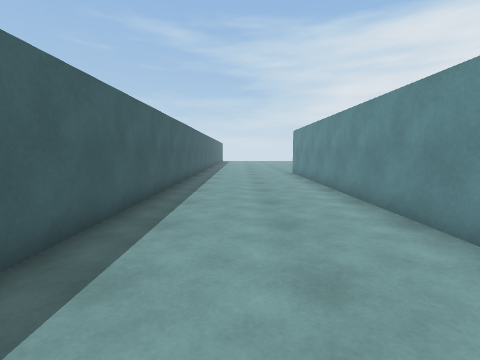
View 1 (above)

24 first-person views from a walk through a Unity game level. The camera is 1.2 m above the floor, tilts 6° down and sees 85° across. The floor is counted in squares, 1 m on a side. Each view is taken from the middle of a square. On the plan, view 1 faces up. The plan holds only what a view shows up to about 12 squares ahead; the rest is blank. The place goes on beyond the plan. The player character is not drawn. Some animated figures are not drawn.

View 2
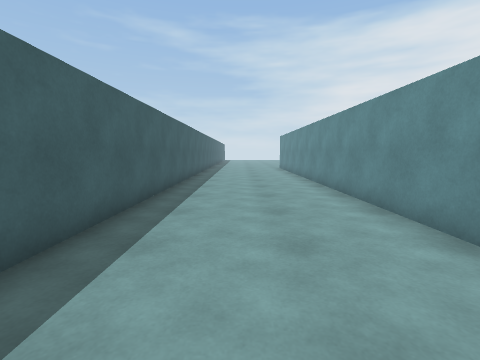

View 3
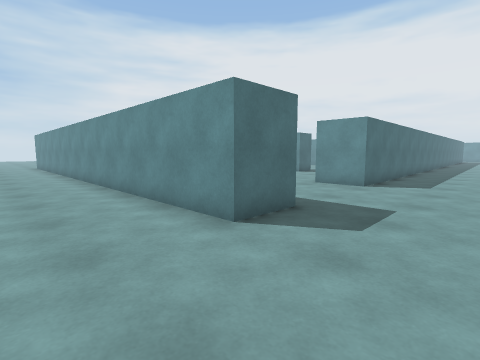

View 4
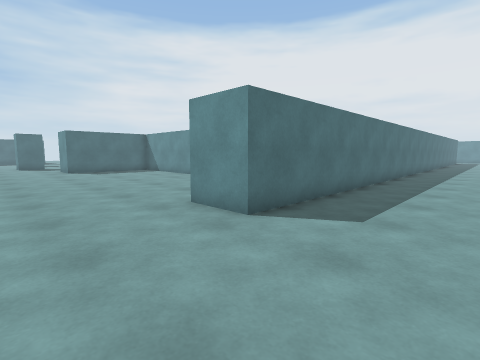

View 5
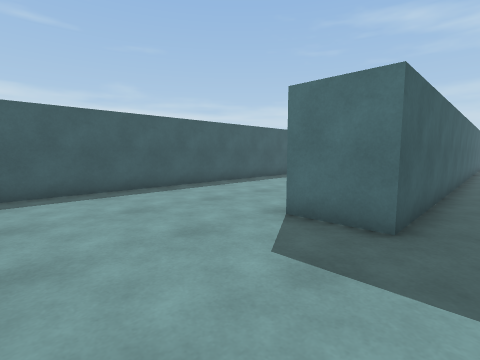

View 6
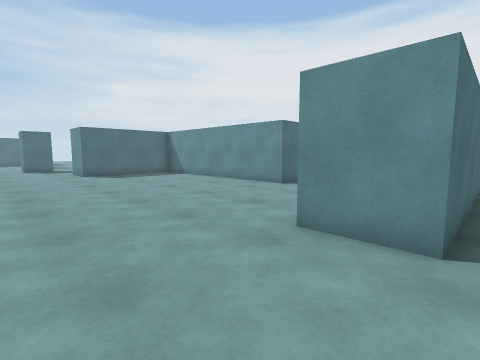

View 7
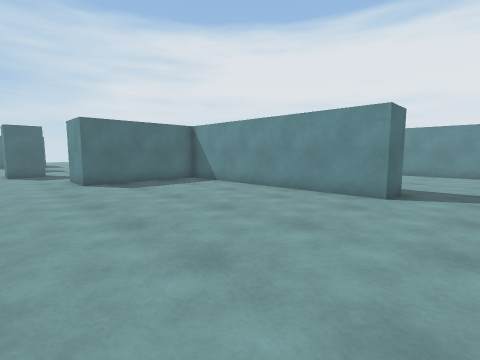

View 8
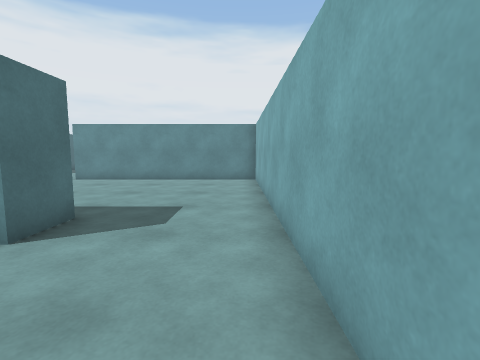

View 9
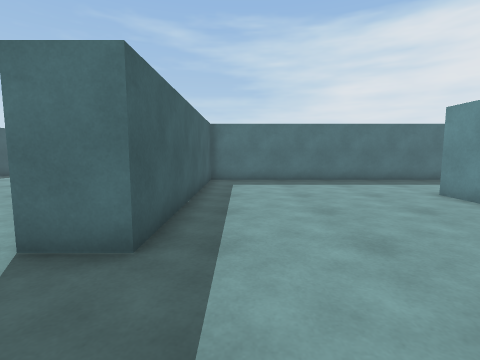

View 10
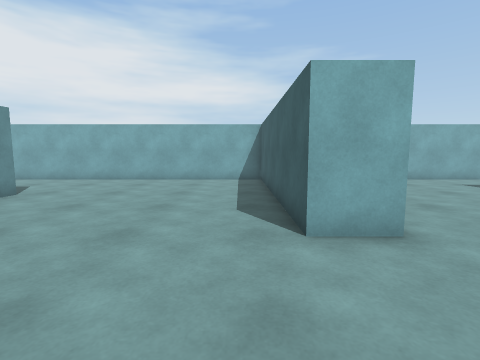

View 11
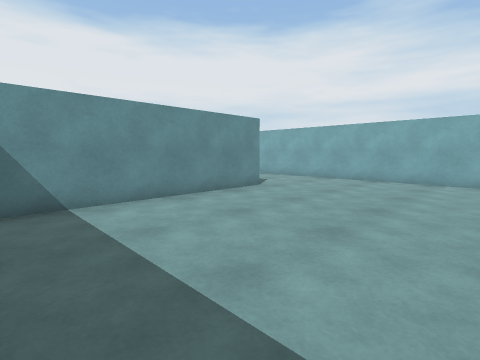

View 12
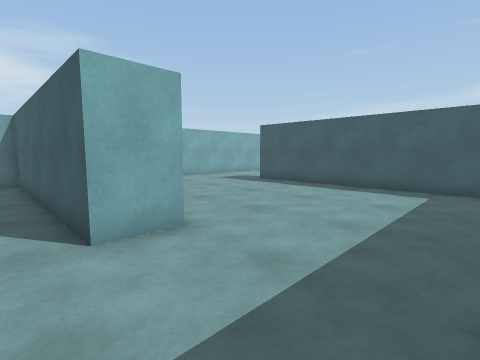

View 13
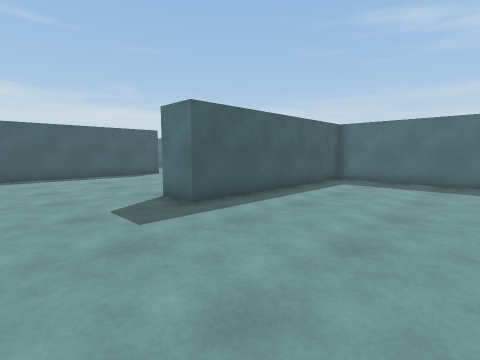

View 14
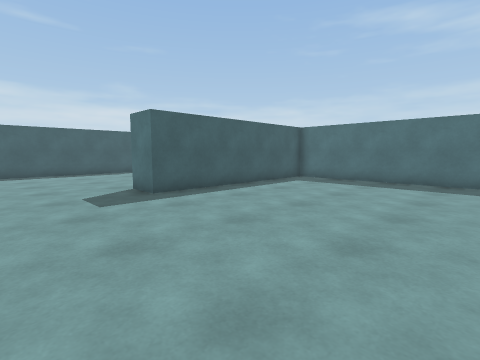

View 15
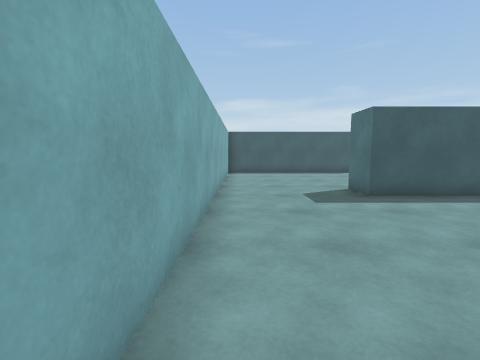

View 16
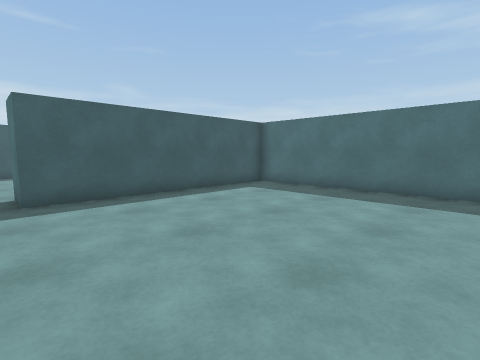

View 17
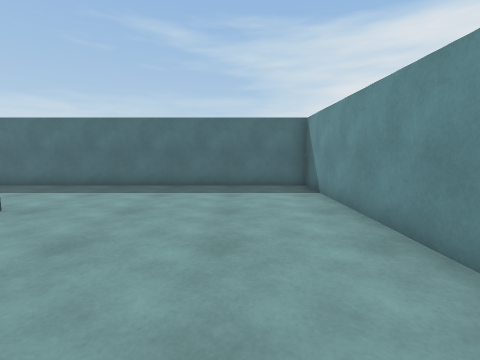

View 18
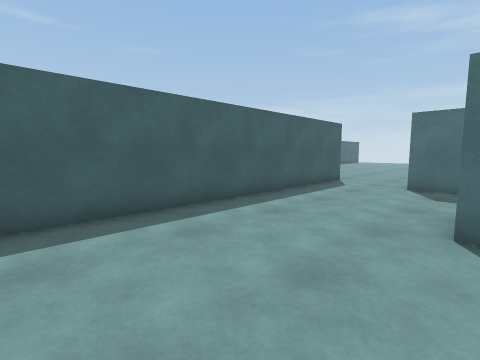

View 19
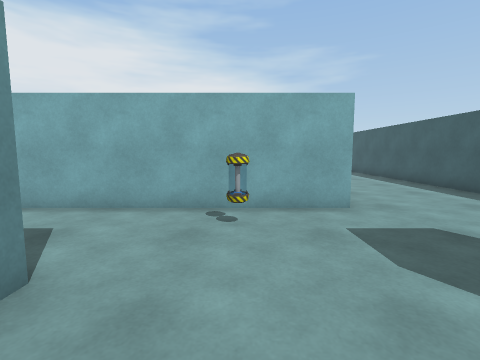

View 20
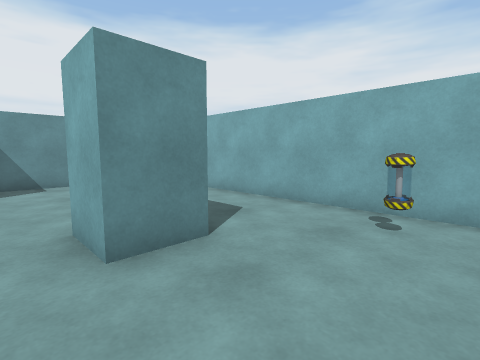

View 21
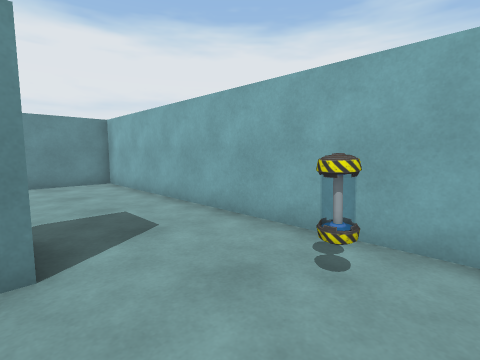

View 22
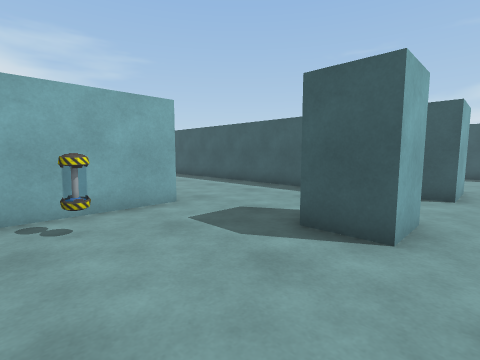

View 23
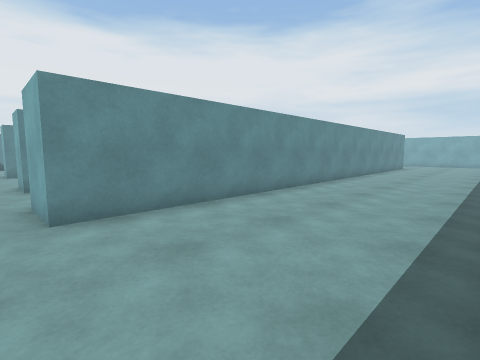

View 24
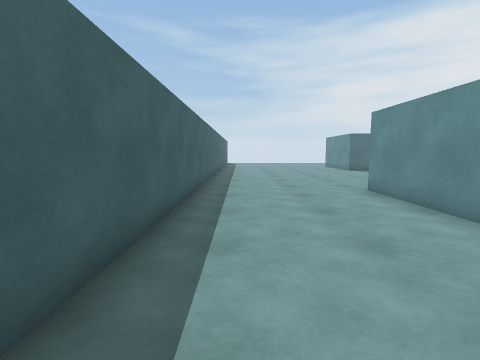

### Floor plan
Points are (right, up) in squares from view 1. A wall is a line through its corners. A room is listed if a view was taken in it or the views show most of it. See-through windows are left out.
Room 1 (views 1, 2, 3, 4, 5, 6, 7, 8, 9, 10, 11, 12, 13, 14, 15, 16, 17, 18, 19, 20, 21, 22, 23, 24)
walls: (11.6, -3.7) (22.7, -3.7) (22.7, 4.3) (24, 4.3) (24, -3.7) (39.4, -3.7); (19.8, -5.6) (9.6, -5.6) (9.6, -3.6); (13.8, 8.5) (9.6, 8.5) (9.6, 10.4) (21.7, 10.4) (21.7, 15.6); (5, -5.8) (3.1, -5.8) (3.1, 15.3) (5, 15.3) (5, -5.8); (39.8, 8.5) (32.8, 8.5) (32.8, 0.6) (31.4, 0.6) (31.4, 8.5) (15.7, 8.5) (15.7, 0) (14.3, 0) (14.3, 7.9); (-2.4, 16.5) (-2.4, -9.8)
objects: block (8, 14) to (9, 15); other object (12, 12); block (14, 14) to (15, 15)

Where each view was taken, in squares from view 1:
view 1: 0 up, 0 right, facing up
view 2: 5 down, 0 right, facing up
view 3: 9 down, 0 right, facing up-right
view 4: 9 down, 6 right, facing up-right
view 5: 10 down, 6 right, facing up-left
view 6: 6 down, 6 right, facing up-right
view 7: 2 down, 7 right, facing up-right
view 8: 3 down, 11 right, facing right
view 9: 3 down, 17 right, facing up
view 10: 8 up, 25 right, facing down
view 11: 8 up, 25 right, facing down-right
view 12: 8 up, 25 right, facing down-left
view 13: 3 down, 38 right, facing up-left
view 14: 3 down, 40 right, facing up-left
view 15: 3 down, 40 right, facing left
view 16: 0 up, 40 right, facing up-left
view 17: 1 down, 29 right, facing up
view 18: 4 up, 10 right, facing up-left
view 19: 16 up, 12 right, facing down
view 20: 16 up, 11 right, facing down-right
view 21: 14 up, 11 right, facing down-right
view 22: 16 up, 13 right, facing down-left
view 23: 16 up, 2 left, facing down-right
view 24: 7 up, 1 left, facing up
